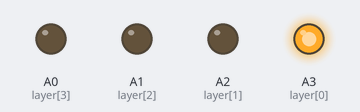
Bench run of a sketch on a simulated Arduino Uno, built with avr-gcc and run on an emulated ATmega328P. Parts: output pins drawn as LEDs (lit = HIGH). Random numbers use the default seed unless the sketch sets one; pins used as bus, display or sensor lines are not drawn.

Above: at 0.07 s.
At 3.8 s:
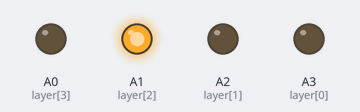
At 7.92 s:
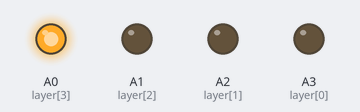
At 12.2 s:
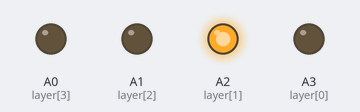
At 16.2 s:
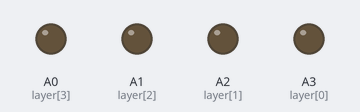
Timing chart, 0 to 22.8 s (numbered marks = the images above):
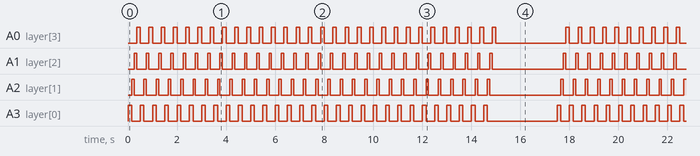

Measured:
- by itself, A0 (layer[3]): repeats every 17.5 s: HIGH 0.15 s, LOW 2.9 s, 29 × (HIGH 0.15 s, LOW 0.35 s)
- by itself, A1 (layer[2]), A2 (layer[1]), A3 (layer[0]): moves between LOW and HIGH, repeating every 17.5 s

The sketch:

rain.ino
```cpp
  int column[16]={13,12,11,10,9,8,7,6,5,4,3,2,1,0,A5,A4};
//initializing and declaring led layers
  int layer[4]={A3,A2,A1,A0};

  int time = 250;

void setup()
{
  //setting rows to ouput
  for(int i = 0; i<16; i++)
  {
    pinMode(column[i], OUTPUT);
  }
  //setting layers to output
  for(int i = 0; i<4; i++)
  {
    pinMode(layer[i], OUTPUT);
  }
  //seeding random for random pattern
  randomSeed(analogRead(10));
}
//xxxxxxxxxxxxxxxxxxxxFUNCTION LOOPxxxxxxxxxxxxxxxxxxxxxxxxxxxxxxxxxxxx
//xxxxxxxxxxxxxxxxxxxxxxxxxxxxxxxxxxxxxxxxxxxxxxxxxxxxxxxxxxxxxxxxxxxxx

void loop()
{
  randomRain();
  delay(time);


  delay(time);

  delay(2000);
}


//xxxxxxxxxxxxxxxxxxxxFUNCTIONSxxxxxxxxxxxxxxxxxxxxxxxxxxxxxxxxxxxxxxxx
//xxxxxxxxxxxxxxxxxxxxxxxxxxxxxxxxxxxxxxxxxxxxxxxxxxxxxxxxxxxxxxxxxxxxx

////////////////////////////////////////////////////////////random rain
void randomRain()
{

  int x = 100;
  for(int i = 0; i!=60; i+=2)
  {
    int randomColumn = random(0,16);
    digitalWrite(column[randomColumn], 0);
    digitalWrite(layer[0], 1);
    delay(x+50);
    digitalWrite(layer[0], 0);
    digitalWrite(layer[1], 1);
    delay(x);
    digitalWrite(layer[1], 0);
    digitalWrite(layer[2], 1);
    delay(x);
    digitalWrite(layer[2], 0);
    digitalWrite(layer[3], 1);
    delay(x+50);
    digitalWrite(layer[3], 0);
    digitalWrite(column[randomColumn], 1);
  }
}
```

all_leds.ino
```cpp
void goThroughAllLedsOneAtATime()
{
  int x = 15;
  turnEverythingOff();
  for(int y = 0; y<5; y++)
  {
    //0-3
    for(int count = 4; count != 0; count--)
    {
      digitalWrite(layer[count-1], 1);
      for(int i = 0; i<4; i++)
      {
        digitalWrite(column[i], 0);
        delay(x);
        digitalWrite(column[i], 1);
        delay(x);
      }
    digitalWrite(layer[count-1], 0);
    }
    //4-7
    for(int count = 0; count < 4; count++)
    {
      digitalWrite(layer[count], 1);
      for(int i = 4; i<8; i++)
      {
        digitalWrite(column[i], 0);
        delay(x);
        digitalWrite(column[i], 1);
        delay(x);
      }
    digitalWrite(layer[count], 0);
    }
    //8-11
    for(int count = 4; count != 0; count--)
    {
      digitalWrite(layer[count-1], 1);
      for(int i = 8; i<12; i++)
      {
        digitalWrite(column[i], 0);
        delay(x);
        digitalWrite(column[i], 1);
        delay(x);
      }
    digitalWrite(layer[count-1], 0);
    }
    //12-15
    for(int count = 0; count < 4; count++)
    {
      digitalWrite(layer[count], 1);
      for(int i = 12; i<16; i++)
      {
        digitalWrite(column[i], 0);
        delay(x);
        digitalWrite(column[i], 1);
        delay(x);
      }
    digitalWrite(layer[count], 0);
    }
  }
}
```

flicker_on.ino
```cpp
void flickerOn()
{
  int i = 150;
  while(i != 0)
  {
    turnEverythingOn();
    delay(i);
    turnEverythingOff();
    delay(i);
    i-= 5;
  }
}
```

turn_all_off.ino
```cpp
void turnEverythingOff()
 {
   for(int i = 0; i<16; i++)
   {
     digitalWrite(column[i], 1);
   }
   for(int i = 0; i<4; i++)
   {
     digitalWrite(layer[i], 0);
   }
 }
 
```

turn_all_on.ino
```cpp
void turnEverythingOn()
{
  for(int i = 0; i<16; i++)
  {
    digitalWrite(column[i], 0);
  }
  //turning on layers
  for(int i = 0; i<4; i++)
  {
    digitalWrite(layer[i], 1);
  }
}
```

turn_columns_off.ino
```cpp
void turnColumnsOff()
{
  for(int i = 0; i<16; i++)
  {
    digitalWrite(column[i], 1);
  }
}
```
